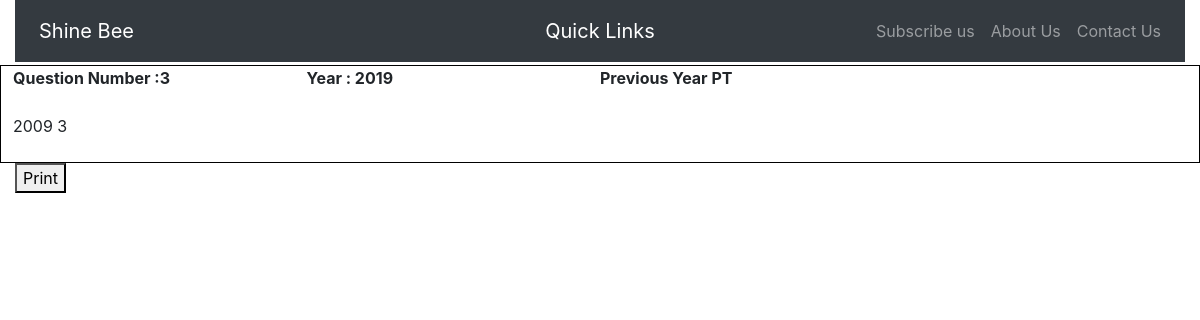
/mynotes.php, run on the app's committed database.
### tables this page shows
CREATE TABLE `prelims_questions_answer` (
  `id` int(12) NOT NULL,
  `user_id` varchar(50) NOT NULL,
  `year` varchar(12) NOT NULL,
  `question_number` int(12) NOT NULL,
  `mythinking` text NOT NULL,
  `mynotes` text NOT NULL,
  `tags` text NOT NULL
);

### mynotes.php (the view, shortened to what this page needs)
<!DOCTYPE html>
<html lang="en">
    <head>
        <link href="css/styles.css" rel="stylesheet" />
		<link href="css/footer.css" rel="stylesheet" />
		<link rel="stylesheet" href="https://stackpath.bootstrapcdn.com/bootstrap/4.5.0/css/bootstrap.min.css">
		<link rel="stylesheet" href="https://maxcdn.bootstrapcdn.com/font-awesome/4.7.0/css/font-awesome.min.css">
    </head>
    <body>
            <div class="container-fluid">
				<nav class="navbar navbar-expand-md navbar-dark bg-dark">
					<div class="navbar-collapse collapse w-100 order-1 order-md-0 dual-collapse2">
						<ul class="navbar-nav mr-auto">
							<li class="nav-item active">
								<a class="nav-link glow" href="#">Shine Bee</a>
							</li>
						</ul>
					</div>
					<div class="mx-auto order-0">
						<a class="navbar-brand mx-auto" href="#">Quick Links</a>
					</div>
					<div class="navbar-collapse collapse w-100 order-3 dual-collapse2">
						<ul class="navbar-nav ml-auto">
							<li class="nav-item">
								<a class="nav-link" href="#">Subscribe us</a>
							</li>
							<li class="nav-item">
								<a class="nav-link" href="#">About Us</a>
							</li>
							<li class="nav-item">
								<a class="nav-link" href="#">Contact Us</a>
							</li>
						</ul>
					</div>
				</nav>
			</div>
            <div class="container-fluid">
                <?php
					$servername = "localhost";
					$username = "hvlias";
					$password = "hvlias@123";
					$db = "db1";
					$user_id = "Manish";
					$connection = mysqli_connect($servername, $username, $password,$db);
					$sql = "select * from prelims_questions_answer where user_id='$user_id' order by year desc, question_number asc";
					$result = mysqli_query($connection, $sql);
					while ($row = mysqli_fetch_assoc($result))
					{
						$question_number = $row['question_number'];
						$year = $row['year'];
						$mynotes = $row['mynotes'];
						if(empty($mynotes))
						{
						}
						else
						{
							echo '<div class="row" style="border: 1px solid black; margin-top:3px;">';
								echo '<div class="row"> ';
									echo '<div class="col-sm-3"> ';
										echo '<b>Question Number :'.$question_number.' </b> ';
									echo '</div> ';
									echo '<div class="col-sm-3"> ';
										echo '<b>Year : '.$year.' </b> ';
									echo '</div> ';
									echo '<div class="col-sm-3"> ';
										echo '<b>Previous Year PT</b> ';
									echo '</div> ';
									echo '<br/>';
									echo '<br/>';
								echo '</div> ';
							echo '<div class="row"> ';
								echo '<div class="col-sm-12"> ';
									echo '<span>'.$mynotes.'</span> ';
								echo '<br/>';
								echo '<br/>';
								echo '</div> ';
							echo '</div> ';
							echo '</div> ';
						}
					}
				?>
				<button onclick="window.print()">Print</button>
            </div>
		<br/>
		<br/>
    </body>
</html>

### css/footer.css (style rules this page uses)
body { color: #ccc }

### data on the page
prelims_questions_answer: question_number "3", year "2019", mynotes "2009 3"
